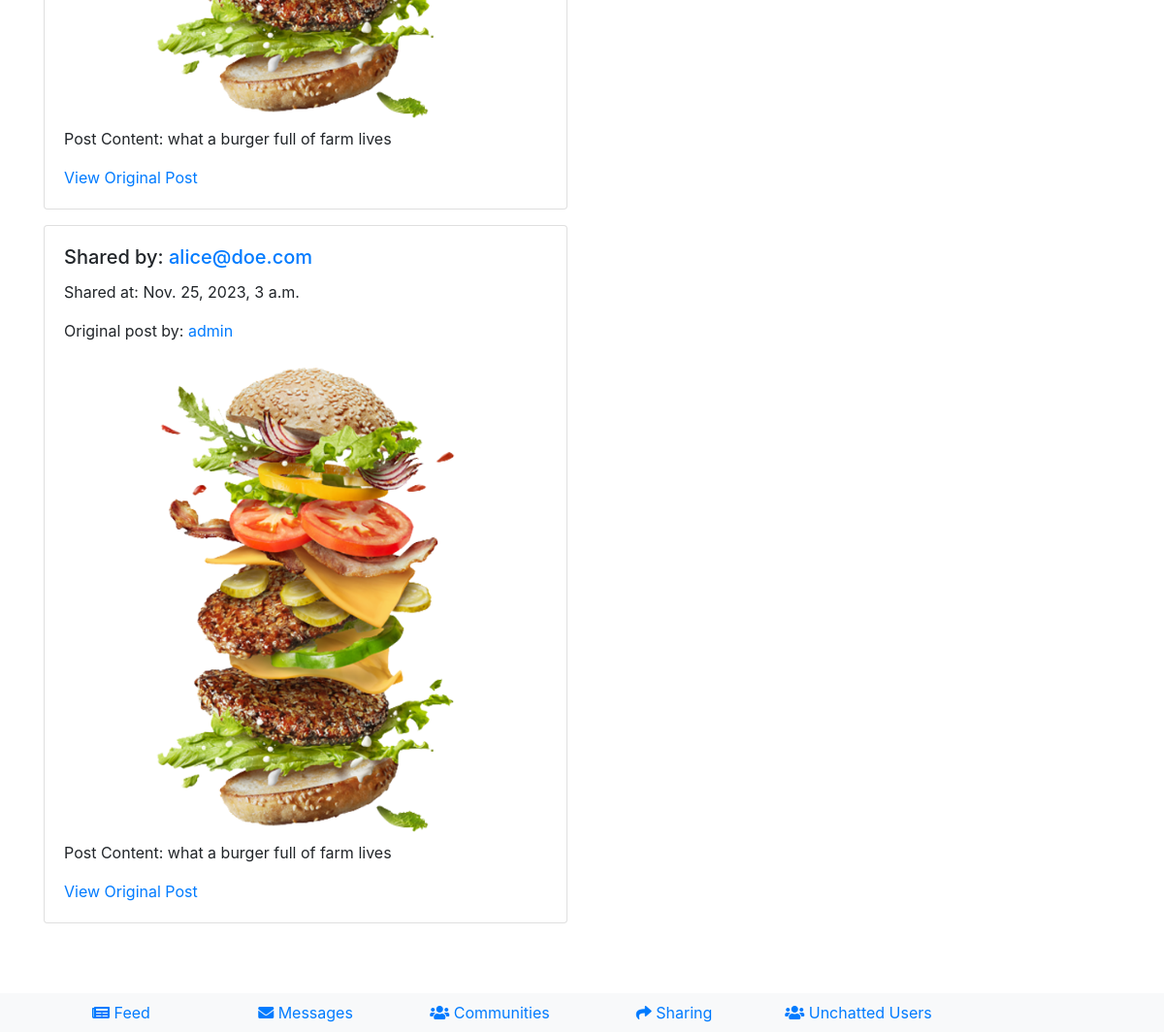
The page /sharing/shared-items/ (signed in, lower part) on the database as committed earlier.
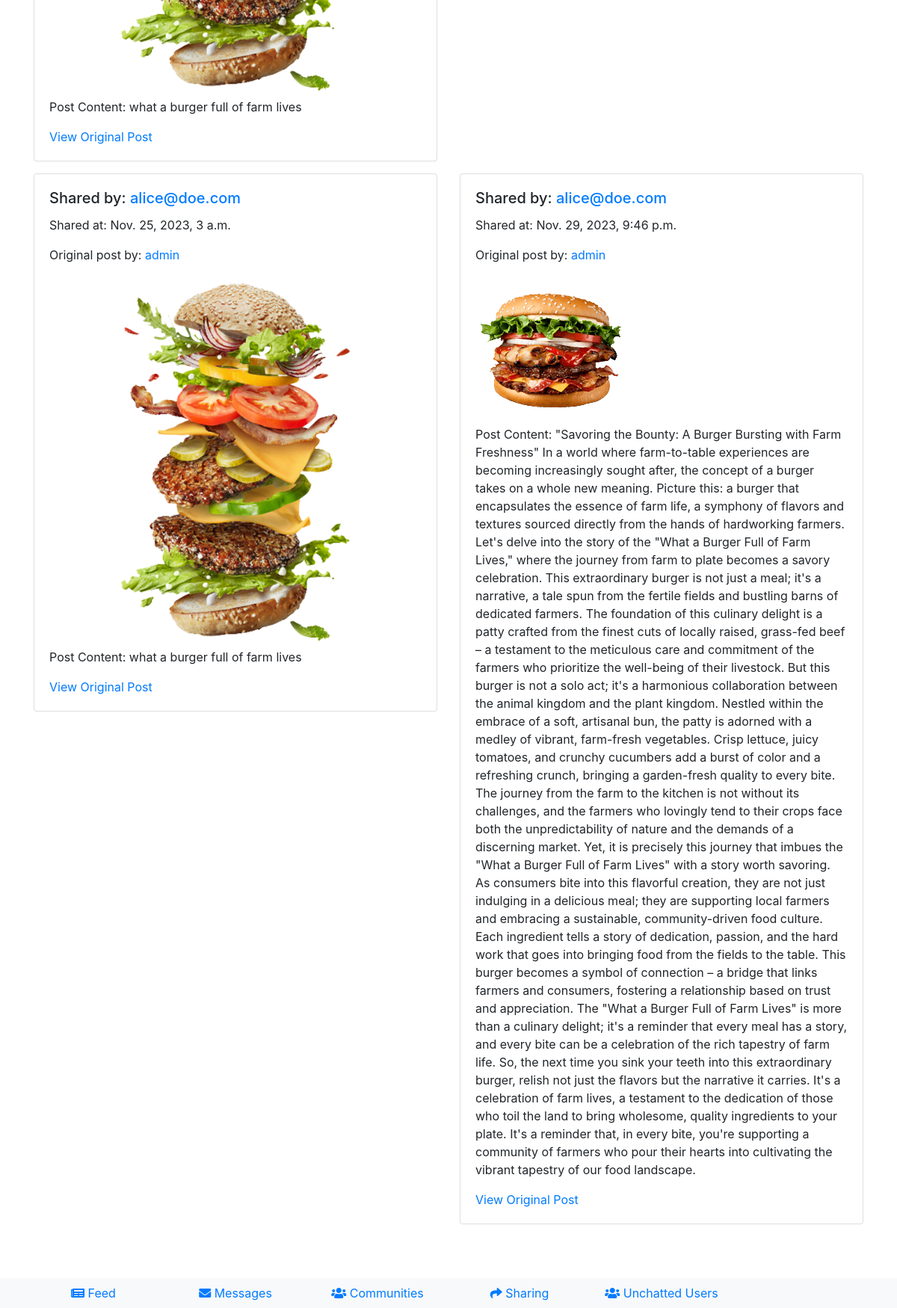
The same page on the database as committed later.
### sharing/models.py (models this page shows, shortened)
class SharedItem(models.Model):
    user = models.ForeignKey(User, on_delete=models.CASCADE)
    post = models.ForeignKey(Post, on_delete=models.CASCADE)
    shared_at = models.DateTimeField(auto_now_add=True)

### newsfeed/models.py (models this page shows, shortened)
class Post(models.Model):
    user = models.ForeignKey(User, on_delete=models.CASCADE)
    content = models.TextField()
    created_at = models.DateTimeField(auto_now_add=True)
    likes = models.ManyToManyField(User, related_name='liked_posts', blank=True)
    image = models.ImageField(upload_to='post_images/', null=True, blank=True)

### sharing/views.py (the view)
# urls.py: path('shared-items/', shared_items, name='shared_items'),
@login_required
def shared_items(request):
    shared_items = SharedItem.objects.all()  # Retrieve all shared items
    return render(request, 'sharing/shared_items.html', {'shared_items': shared_items})

### templates/sharing/shared_items.html (shortened to what this page needs)
{% extends 'base.html' %}
{% load static %}
{% block content %}
  <div class="container mt-3">
    <div class="row">
      {% if shared_items %}
        {% for shared_item in shared_items %}
          <div class="col-md-6 mb-3">
            <div class="card">
              <div class="card-body">
                <h5 class="card-title">
                  Shared by: <a href="{% url 'profile_details' shared_item.user.id %}">{{ shared_item.user.username }}</a>
                </h5>
                <p class="card-text">
                  Shared at: {{ shared_item.shared_at }}
                </p>
                <p class="card-text">
                  Original post by: <a href="{% url 'profile_details' shared_item.post.user.id %}">{{ shared_item.post.user.username }}</a>
                </p>
                {% if shared_item.post.image %}
                  <img src="{{ shared_item.post.image.url }}" alt="Post Image" class="img-fluid">
                {% endif %}
                <p class="card-text">Post Content: {{ shared_item.post.content }}</p>
                <p class="card-text">
                  <a href="{% url 'feed_details' post_id=shared_item.post.id %}">View Original Post</a>
                </p>
              </div>
            </div>
          </div>
        {% endfor %}
      {% else %}
        <p>No shared items yet.</p>
      {% endif %}
    </div>
  </div><br><br>
{% endblock %}

### templates/base.html (shortened to what this page needs)
<!DOCTYPE html>
{% load static %}
<html lang="en">
<head>
    <link rel="stylesheet" href="https://cdn.jsdelivr.net/npm/bootstrap@4.6.2/dist/css/bootstrap.min.css">
    <link rel="stylesheet" href="https://cdnjs.cloudflare.com/ajax/libs/font-awesome/5.15.1/css/all.min.css">
</head>
<body>
<div class="container-fluid">
    <div class="row mt-3">
        <div class="col-md-12">
            {% block content %}{% endblock %}
        </div>
    </div><br><br>
</div>
<div class="fixed-bottom bg-light py-2">
    <div class="container">
        <div class="row">
            <div class="col-2 text-center">
                <a href="{% url 'feed' %}" class="d-none d-md-block">
                    <i class="fas fa-newspaper"></i> Feed
                </a>
            </div>
            <div class="col-2 text-center">
                <a href="{% url 'messages' %}" class="d-none d-md-block">
                    <i class="fas fa-envelope"></i> Messages
                </a>
            </div>
            <div class="col-2 text-center">
                <a href="{% url 'communities' %}" class="d-none d-md-block">
                    <i class="fas fa-users"></i> Communities
                </a>
            </div>
            <div class="col-2 text-center">
                <a href="{% url 'shared_items' %}" class="d-none d-md-block">
                    <i class="fas fa-share"></i> Sharing
                </a>
            </div>
            <div class="col-2 text-center">
                <a href="{% url 'unchatted_users' %}" class="d-none d-md-block">
                    <i class="fas fa-users"></i> Unchatted Users
                </a>
            </div>
        </div>
    </div>
</div>
</body>
</html>

Rows that differ between the two databases and show on the page:
added SharedItem: user.username "alice@doe.com", shared_at "Nov. 29, 2023, 9:46 p.m.", post.user.username "admin", post.image (picture), post.content "\"Savoring the Bounty: A Burger Bursting with Farm Freshness\" In a world where farm-to-table experiences are becoming increasingly sought after, the concept of a burger takes on a whole new meaning. Picture this: a burger that encapsulates the essence of farm life, a symphony of flavors and textures sourced directly from the hands of hardworking farmers. Let's delve into the story of the \"What a Burger Full of Farm Lives,\" where the journey from farm to plate becomes a savory celebration. This extraordinary burger is not just a meal; it's a narrative, a tale spun from the fertile fields and bustling barns of dedicated farmers. The foundation of this culinary delight is a patty crafted from…"
